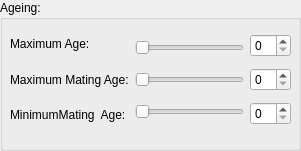
          <widget class="QGroupBox" name="groupBox_20">
           <property name="geometry">
            <rect>
             <x>10</x>
             <y>20</y>
             <width>301</width>
             <height>151</height>
            </rect>
           </property>
           <property name="title">
            <string>Ageing:</string>
           </property>
           <widget class="QWidget" name="layoutWidget_3">
            <property name="geometry">
             <rect>
              <x>10</x>
              <y>29</y>
              <width>281</width>
              <height>101</height>
             </rect>
            </property>
            <layout class="QHBoxLayout" name="horizontalLayout_4">
             <item>
              <layout class="QVBoxLayout" name="verticalLayout_28">
               <item>
                <widget class="QLabel" name="label_42">
                 <property name="text">
                  <string>Maximum Age:</string>
                 </property>
                </widget>
               </item>
               <item>
                <widget class="QLabel" name="label_43">
                 <property name="text">
                  <string>Maximum Mating Age:</string>
                 </property>
                </widget>
               </item>
               <item>
                <widget class="QLabel" name="label_44">
                 <property name="text">
                  <string>MinimumMating  Age:</string>
                 </property>
                </widget>
               </item>
              </layout>
             </item>
             <item>
              <layout class="QVBoxLayout" name="verticalLayout_29">
               <item>
                <widget class="QSlider" name="horizontalSlider_31">
                 <property name="orientation">
                  <enum>Qt::Horizontal</enum>
                 </property>
                </widget>
               </item>
               <item>
                <widget class="QSlider" name="horizontalSlider_32">
                 <property name="orientation">
                  <enum>Qt::Horizontal</enum>
                 </property>
                </widget>
               </item>
               <item>
                <widget class="QSlider" name="horizontalSlider_33">
                 <property name="orientation">
                  <enum>Qt::Horizontal</enum>
                 </property>
                </widget>
               </item>
              </layout>
             </item>
             <item>
              <layout class="QVBoxLayout" name="verticalLayout_30">
               <item>
                <widget class="QSpinBox" name="spinBox_24"/>
               </item>
               <item>
                <widget class="QSpinBox" name="spinBox_25"/>
               </item>
               <item>
                <widget class="QSpinBox" name="spinBox_27"/>
               </item>
              </layout>
             </item>
            </layout>
           </widget>
          </widget>
